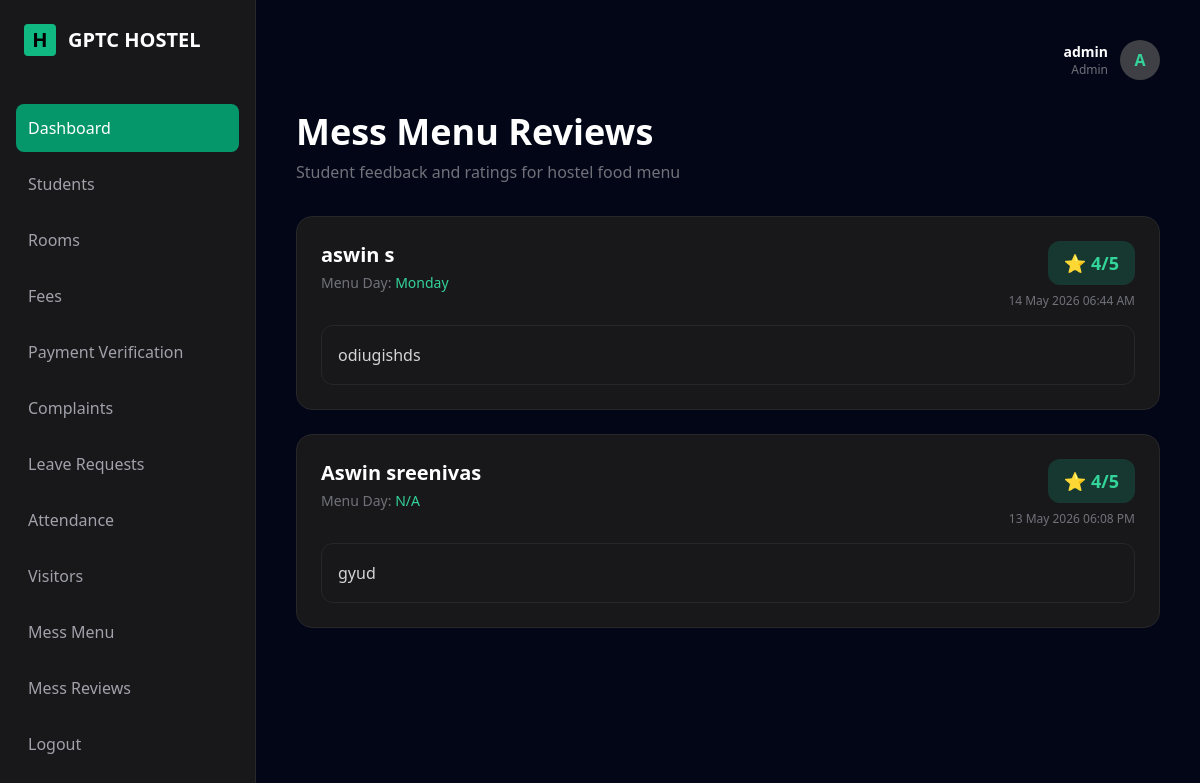
/admin/mess_reviews.php (signed in), run on the app's committed database.
### tables this page shows
CREATE TABLE `food_ratings` (
  `rating_id` int(11) NOT NULL,
  `student_id` int(11) DEFAULT NULL,
  `menu_id` int(11) DEFAULT NULL,
  `rating` int(11) DEFAULT NULL,
  `comments` text DEFAULT NULL,
  `created_at` timestamp NOT NULL DEFAULT current_timestamp()
);

CREATE TABLE `students` (
  `student_id` int(11) NOT NULL,
  `user_id` int(11) DEFAULT NULL,
  `parent_id` int(11) DEFAULT NULL,
  `admission_no` varchar(50) DEFAULT NULL,
  `full_name` varchar(100) DEFAULT NULL,
  `gender` enum('male','female','other') DEFAULT NULL,
  `dob` date DEFAULT NULL,
  `course` varchar(100) DEFAULT NULL,
  `department` varchar(100) DEFAULT NULL,
  `year` int(11) DEFAULT NULL,
  `phone` varchar(20) DEFAULT NULL,
  `email` varchar(100) DEFAULT NULL,
  `address` text DEFAULT NULL,
  `blood_group` varchar(10) DEFAULT NULL,
  `photo` varchar(255) DEFAULT NULL,
  `join_date` date DEFAULT NULL,
  `status` enum('active','left','suspended') DEFAULT 'active',
  `created_at` timestamp NOT NULL DEFAULT current_timestamp()
);

CREATE TABLE `mess_menu` (
  `menu_id` int(11) NOT NULL,
  `day_of_week` varchar(20) DEFAULT NULL,
  `breakfast` text DEFAULT NULL,
  `lunch` text DEFAULT NULL,
  `dinner` text DEFAULT NULL,
  `snacks` text DEFAULT NULL,
  `created_at` timestamp NOT NULL DEFAULT current_timestamp()
);

### admin/mess_reviews.php (the view, shortened to what this page needs)
<?php
$reviews=mysqli_query($conn,"
SELECT
food_ratings.*,
students.full_name,
mess_menu.day_of_week
FROM food_ratings
LEFT JOIN students
ON food_ratings.student_id = students.student_id
LEFT JOIN mess_menu
ON food_ratings.menu_id = mess_menu.menu_id
ORDER BY food_ratings.created_at DESC
");
?>
<!DOCTYPE html>
<html>
<head>
<script src="https://cdn.tailwindcss.com"></script>
</head>
<body class="text-zinc-200">
<div class="flex">
<?php include("layout/sidebar.php"); ?>
<div class="flex-1 p-10">
<?php include("layout/header.php"); ?>
<div class="mb-8">
<h1 class="text-4xl font-bold text-white">
Mess Menu Reviews
</h1>
<p class="text-zinc-500 mt-2">
Student feedback and ratings for hostel food menu
</p>
</div>
<div class="space-y-6">
<?php if(mysqli_num_rows($reviews)>0){ ?>
<?php while($row=mysqli_fetch_assoc($reviews)){ ?>
<div class="card rounded-2xl p-6">
<div class="flex justify-between items-start mb-4">
<div>
<h2 class="text-xl font-semibold text-white">
<?php
echo $row['full_name']
? $row['full_name']
: 'Unknown Student';
?>
</h2>
<p class="text-zinc-500 text-sm mt-1">
Menu Day:
<span class="text-emerald-400">
<?php
echo $row['day_of_week']
? $row['day_of_week']
: 'N/A';
?>
</span>
</p>
</div>
<div class="text-right">
<div class="bg-emerald-500/20 text-emerald-400 px-4 py-2 rounded-xl text-lg font-bold inline-block">
⭐ <?php echo $row['rating']; ?>/5
</div>
<p class="text-zinc-500 text-xs mt-2">
<?php echo date("d M Y h:i A", strtotime($row['created_at'])); ?>
</p>
</div>
</div>
<div class="bg-zinc-900 border border-zinc-800 rounded-xl p-4">
<p class="text-zinc-300 leading-relaxed">
<?php
echo $row['comments']
? nl2br($row['comments'])
: 'No comments added.';
?>
</p>
</div>
</div>
<?php } ?>
<?php } ?>
</div>
</div>
</div>
</body>
</html>

### admin/mess_reviews.php (style rules this page uses)
body { background:#020617; font-family:system-ui; }
.card { background:#18181b; border:1px solid #27272a; }

### data on the page
food_ratings: student.full_name "aswin s", menu.day_of_week "Monday", rating "4", created_at "14 May 2026 06:44 AM", comments "odiugishds"
food_ratings: student.full_name "Aswin sreenivas", shows "N/A", rating "4", created_at "13 May 2026 06:08 PM", comments "gyud"

### other printed values
$_SESSION['username'] "admin"
